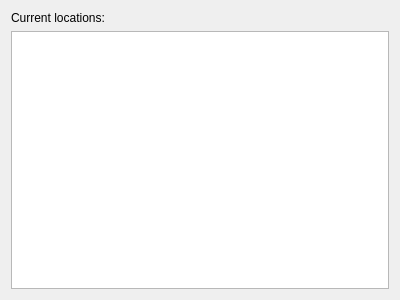
<?xml version="1.0" encoding="UTF-8"?>
<ui version="4.0">
 <class>locationsWidget</class>
 <widget class="QWidget" name="locationsWidget">
  <property name="geometry">
   <rect>
    <x>0</x>
    <y>0</y>
    <width>400</width>
    <height>300</height>
   </rect>
  </property>
  <property name="windowTitle">
   <string>Form</string>
  </property>
  <layout class="QVBoxLayout" name="verticalLayout_2">
   <item>
    <layout class="QVBoxLayout" name="verticalLayout">
     <item>
      <widget class="QLabel" name="locations">
       <property name="text">
        <string>Current locations: </string>
       </property>
      </widget>
     </item>
     <item>
      <widget class="QTableWidget" name="locationsTable"/>
     </item>
    </layout>
   </item>
  </layout>
 </widget>
 <resources/>
 <connections/>
</ui>
